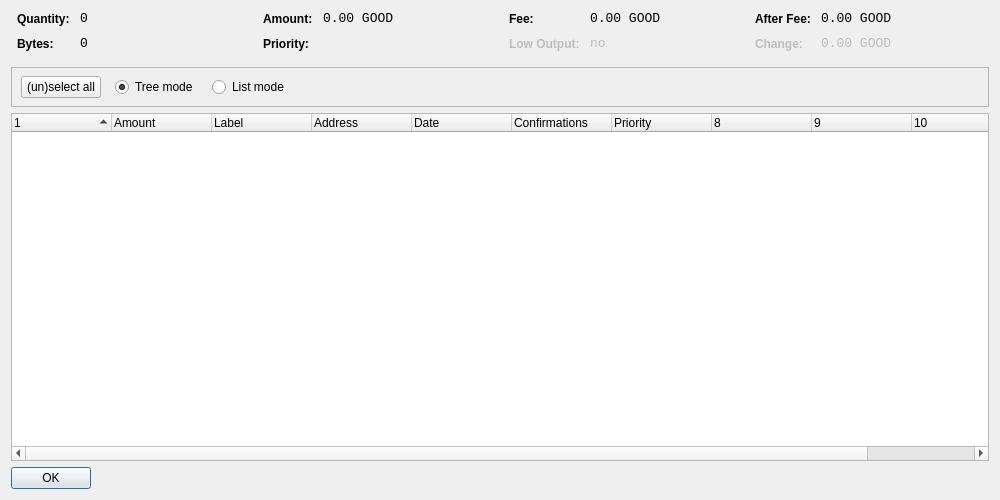
<?xml version="1.0" encoding="UTF-8"?>
<ui version="4.0">
 <class>CoinControlDialog</class>
 <widget class="QDialog" name="CoinControlDialog">
  <property name="geometry">
   <rect>
    <x>0</x>
    <y>0</y>
    <width>1000</width>
    <height>500</height>
   </rect>
  </property>
  <property name="windowTitle">
   <string>Coin Control</string>
  </property>
  <layout class="QVBoxLayout" name="verticalLayout">
   <item>
    <layout class="QHBoxLayout" name="horizontalLayoutTop" stretch="0,0,0,0">
     <property name="topMargin">
      <number>0</number>
     </property>
     <property name="bottomMargin">
      <number>10</number>
     </property>
     <item>
      <layout class="QFormLayout" name="formLayoutCoinControl1">
       <property name="horizontalSpacing">
        <number>10</number>
       </property>
       <property name="verticalSpacing">
        <number>10</number>
       </property>
       <property name="leftMargin">
        <number>6</number>
       </property>
       <property name="rightMargin">
        <number>6</number>
       </property>
       <item row="0" column="0">
        <widget class="QLabel" name="labelCoinControlQuantityText">
         <property name="styleSheet">
          <string notr="true">font-weight:bold;</string>
         </property>
         <property name="text">
          <string>Quantity:</string>
         </property>
        </widget>
       </item>
       <item row="0" column="1">
        <widget class="QLabel" name="labelCoinControlQuantity">
         <property name="font">
          <font>
           <family>Monospace</family>
           <pointsize>10</pointsize>
          </font>
         </property>
         <property name="cursor">
          <cursorShape>IBeamCursor</cursorShape>
         </property>
         <property name="contextMenuPolicy">
          <enum>Qt::ActionsContextMenu</enum>
         </property>
         <property name="text">
          <string notr="true">0</string>
         </property>
         <property name="textInteractionFlags">
          <set>Qt::LinksAccessibleByMouse|Qt::TextSelectableByKeyboard|Qt::TextSelectableByMouse</set>
         </property>
        </widget>
       </item>
       <item row="1" column="0">
        <widget class="QLabel" name="labelCoinControlBytesText">
         <property name="styleSheet">
          <string notr="true">font-weight:bold;</string>
         </property>
         <property name="text">
          <string>Bytes:</string>
         </property>
        </widget>
       </item>
       <item row="1" column="1">
        <widget class="QLabel" name="labelCoinControlBytes">
         <property name="font">
          <font>
           <family>Monospace</family>
           <pointsize>10</pointsize>
          </font>
         </property>
         <property name="cursor">
          <cursorShape>IBeamCursor</cursorShape>
         </property>
         <property name="contextMenuPolicy">
          <enum>Qt::ActionsContextMenu</enum>
         </property>
         <property name="text">
          <string notr="true">0</string>
         </property>
         <property name="textInteractionFlags">
          <set>Qt::LinksAccessibleByMouse|Qt::TextSelectableByKeyboard|Qt::TextSelectableByMouse</set>
         </property>
        </widget>
       </item>
      </layout>
     </item>
     <item>
      <layout class="QFormLayout" name="formLayoutCoinControl2">
       <property name="horizontalSpacing">
        <number>10</number>
       </property>
       <property name="verticalSpacing">
        <number>10</number>
       </property>
       <property name="leftMargin">
        <number>6</number>
       </property>
       <property name="rightMargin">
        <number>6</number>
       </property>
       <item row="0" column="0">
        <widget class="QLabel" name="labelCoinControlAmountText">
         <property name="styleSheet">
          <string notr="true">font-weight:bold;</string>
         </property>
         <property name="text">
          <string>Amount:</string>
         </property>
        </widget>
       </item>
       <item row="0" column="1">
        <widget class="QLabel" name="labelCoinControlAmount">
         <property name="font">
          <font>
           <family>Monospace</family>
           <pointsize>10</pointsize>
          </font>
         </property>
         <property name="cursor">
          <cursorShape>IBeamCursor</cursorShape>
         </property>
         <property name="contextMenuPolicy">
          <enum>Qt::ActionsContextMenu</enum>
         </property>
         <property name="text">
          <string notr="true">0.00 GOOD</string>
         </property>
         <property name="textInteractionFlags">
          <set>Qt::LinksAccessibleByMouse|Qt::TextSelectableByKeyboard|Qt::TextSelectableByMouse</set>
         </property>
        </widget>
       </item>
       <item row="1" column="0">
        <widget class="QLabel" name="labelCoinControlPriorityText">
         <property name="styleSheet">
          <string notr="true">font-weight:bold;</string>
         </property>
         <property name="text">
          <string>Priority:</string>
         </property>
        </widget>
       </item>
       <item row="1" column="1">
        <widget class="QLabel" name="labelCoinControlPriority">
         <property name="font">
          <font>
           <family>Monospace</family>
           <pointsize>10</pointsize>
          </font>
         </property>
         <property name="cursor">
          <cursorShape>IBeamCursor</cursorShape>
         </property>
         <property name="contextMenuPolicy">
          <enum>Qt::ActionsContextMenu</enum>
         </property>
         <property name="text">
          <string/>
         </property>
         <property name="textInteractionFlags">
          <set>Qt::LinksAccessibleByMouse|Qt::TextSelectableByKeyboard|Qt::TextSelectableByMouse</set>
         </property>
        </widget>
       </item>
      </layout>
     </item>
     <item>
      <layout class="QFormLayout" name="formLayoutCoinControl3">
       <property name="horizontalSpacing">
        <number>10</number>
       </property>
       <property name="verticalSpacing">
        <number>10</number>
       </property>
       <property name="leftMargin">
        <number>6</number>
       </property>
       <property name="rightMargin">
        <number>6</number>
       </property>
       <item row="0" column="0">
        <widget class="QLabel" name="labelCoinControlFeeText">
         <property name="styleSheet">
          <string notr="true">font-weight:bold;</string>
         </property>
         <property name="text">
          <string>Fee:</string>
         </property>
        </widget>
       </item>
       <item row="0" column="1">
        <widget class="QLabel" name="labelCoinControlFee">
         <property name="font">
          <font>
           <family>Monospace</family>
           <pointsize>10</pointsize>
          </font>
         </property>
         <property name="cursor">
          <cursorShape>IBeamCursor</cursorShape>
         </property>
         <property name="contextMenuPolicy">
          <enum>Qt::ActionsContextMenu</enum>
         </property>
         <property name="text">
          <string notr="true">0.00 GOOD</string>
         </property>
         <property name="textInteractionFlags">
          <set>Qt::LinksAccessibleByMouse|Qt::TextSelectableByKeyboard|Qt::TextSelectableByMouse</set>
         </property>
        </widget>
       </item>
       <item row="1" column="0">
        <widget class="QLabel" name="labelCoinControlLowOutputText">
         <property name="enabled">
          <bool>false</bool>
         </property>
         <property name="styleSheet">
          <string notr="true">font-weight:bold;</string>
         </property>
         <property name="text">
          <string>Low Output:</string>
         </property>
        </widget>
       </item>
       <item row="1" column="1">
        <widget class="QLabel" name="labelCoinControlLowOutput">
         <property name="enabled">
          <bool>false</bool>
         </property>
         <property name="font">
          <font>
           <family>Monospace</family>
           <pointsize>10</pointsize>
          </font>
         </property>
         <property name="cursor">
          <cursorShape>IBeamCursor</cursorShape>
         </property>
         <property name="contextMenuPolicy">
          <enum>Qt::ActionsContextMenu</enum>
         </property>
         <property name="text">
          <string notr="true">no</string>
         </property>
         <property name="textInteractionFlags">
          <set>Qt::LinksAccessibleByMouse|Qt::TextSelectableByKeyboard|Qt::TextSelectableByMouse</set>
         </property>
        </widget>
       </item>
      </layout>
     </item>
     <item>
      <layout class="QFormLayout" name="formLayoutCoinControl4">
       <property name="horizontalSpacing">
        <number>10</number>
       </property>
       <property name="verticalSpacing">
        <number>10</number>
       </property>
       <property name="leftMargin">
        <number>6</number>
       </property>
       <property name="rightMargin">
        <number>6</number>
       </property>
       <item row="0" column="0">
        <widget class="QLabel" name="labelCoinControlAfterFeeText">
         <property name="styleSheet">
          <string notr="true">font-weight:bold;</string>
         </property>
         <property name="text">
          <string>After Fee:</string>
         </property>
        </widget>
       </item>
       <item row="0" column="1">
        <widget class="QLabel" name="labelCoinControlAfterFee">
         <property name="font">
          <font>
           <family>Monospace</family>
           <pointsize>10</pointsize>
          </font>
         </property>
         <property name="cursor">
          <cursorShape>IBeamCursor</cursorShape>
         </property>
         <property name="contextMenuPolicy">
          <enum>Qt::ActionsContextMenu</enum>
         </property>
         <property name="text">
          <string notr="true">0.00 GOOD</string>
         </property>
         <property name="textInteractionFlags">
          <set>Qt::LinksAccessibleByMouse|Qt::TextSelectableByKeyboard|Qt::TextSelectableByMouse</set>
         </property>
        </widget>
       </item>
       <item row="1" column="0">
        <widget class="QLabel" name="labelCoinControlChangeText">
         <property name="enabled">
          <bool>false</bool>
         </property>
         <property name="styleSheet">
          <string notr="true">font-weight:bold;</string>
         </property>
         <property name="text">
          <string>Change:</string>
         </property>
        </widget>
       </item>
       <item row="1" column="1">
        <widget class="QLabel" name="labelCoinControlChange">
         <property name="enabled">
          <bool>false</bool>
         </property>
         <property name="font">
          <font>
           <family>Monospace</family>
           <pointsize>10</pointsize>
          </font>
         </property>
         <property name="cursor">
          <cursorShape>IBeamCursor</cursorShape>
         </property>
         <property name="contextMenuPolicy">
          <enum>Qt::ActionsContextMenu</enum>
         </property>
         <property name="text">
          <string notr="true">0.00 GOOD</string>
         </property>
         <property name="textInteractionFlags">
          <set>Qt::LinksAccessibleByMouse|Qt::TextSelectableByKeyboard|Qt::TextSelectableByMouse</set>
         </property>
        </widget>
       </item>
      </layout>
     </item>
    </layout>
   </item>
   <item>
    <widget class="QFrame" name="frame">
     <property name="minimumSize">
      <size>
       <width>0</width>
       <height>40</height>
      </size>
     </property>
     <property name="frameShape">
      <enum>QFrame::StyledPanel</enum>
     </property>
     <property name="frameShadow">
      <enum>QFrame::Sunken</enum>
     </property>
     <widget class="QWidget" name="horizontalLayoutWidget">
      <property name="geometry">
       <rect>
        <x>10</x>
        <y>0</y>
        <width>781</width>
        <height>41</height>
       </rect>
      </property>
      <layout class="QHBoxLayout" name="horizontalLayoutPanel" stretch="0,0,0,0,0">
       <property name="spacing">
        <number>14</number>
       </property>
       <item>
        <widget class="QPushButton" name="pushButtonSelectAll">
         <property name="sizePolicy">
          <sizepolicy hsizetype="Maximum" vsizetype="Fixed">
           <horstretch>0</horstretch>
           <verstretch>0</verstretch>
          </sizepolicy>
         </property>
         <property name="text">
          <string>(un)select all</string>
         </property>
        </widget>
       </item>
       <item>
        <widget class="QRadioButton" name="radioTreeMode">
         <property name="sizePolicy">
          <sizepolicy hsizetype="Maximum" vsizetype="Fixed">
           <horstretch>0</horstretch>
           <verstretch>0</verstretch>
          </sizepolicy>
         </property>
         <property name="text">
          <string>Tree mode</string>
         </property>
         <property name="checked">
          <bool>true</bool>
         </property>
        </widget>
       </item>
       <item>
        <widget class="QRadioButton" name="radioListMode">
         <property name="sizePolicy">
          <sizepolicy hsizetype="Maximum" vsizetype="Fixed">
           <horstretch>0</horstretch>
           <verstretch>0</verstretch>
          </sizepolicy>
         </property>
         <property name="text">
          <string>List mode</string>
         </property>
        </widget>
       </item>
       <item>
        <spacer name="horizontalSpacer">
         <property name="orientation">
          <enum>Qt::Horizontal</enum>
         </property>
         <property name="sizeHint" stdset="0">
          <size>
           <width>40</width>
           <height>20</height>
          </size>
         </property>
        </spacer>
       </item>
      </layout>
     </widget>
    </widget>
   </item>
   <item>
    <widget class="CoinControlTreeWidget" name="treeWidget">
     <property name="contextMenuPolicy">
      <enum>Qt::CustomContextMenu</enum>
     </property>
     <property name="sortingEnabled">
      <bool>false</bool>
     </property>
     <property name="columnCount">
      <number>11</number>
     </property>
     <attribute name="headerShowSortIndicator" stdset="0">
      <bool>true</bool>
     </attribute>
     <attribute name="headerStretchLastSection">
      <bool>false</bool>
     </attribute>
     <column>
      <property name="text">
       <string/>
      </property>
     </column>
     <column>
      <property name="text">
       <string>Amount</string>
      </property>
     </column>
     <column>
      <property name="text">
       <string>Label</string>
      </property>
     </column>
     <column>
      <property name="text">
       <string>Address</string>
      </property>
     </column>
     <column>
      <property name="text">
       <string>Date</string>
      </property>
     </column>
     <column>
      <property name="text">
       <string>Confirmations</string>
      </property>
      <property name="toolTip">
       <string>Confirmed</string>
      </property>
     </column>
     <column>
      <property name="text">
       <string>Priority</string>
      </property>
     </column>
     <column>
      <property name="text">
       <string/>
      </property>
     </column>
     <column>
      <property name="text">
       <string/>
      </property>
     </column>
     <column>
      <property name="text">
       <string/>
      </property>
     </column>
     <column>
      <property name="text">
       <string/>
      </property>
     </column>
    </widget>
   </item>
   <item>
    <widget class="QDialogButtonBox" name="buttonBox">
     <property name="sizePolicy">
      <sizepolicy hsizetype="Maximum" vsizetype="Fixed">
       <horstretch>0</horstretch>
       <verstretch>0</verstretch>
      </sizepolicy>
     </property>
     <property name="orientation">
      <enum>Qt::Horizontal</enum>
     </property>
     <property name="standardButtons">
      <set>QDialogButtonBox::Ok</set>
     </property>
    </widget>
   </item>
  </layout>
 </widget>
 <customwidgets>
  <customwidget>
   <class>CoinControlTreeWidget</class>
   <extends>QTreeWidget</extends>
   <header>coincontroltreewidget.h</header>
  </customwidget>
 </customwidgets>
 <resources/>
 <connections/>
</ui>
